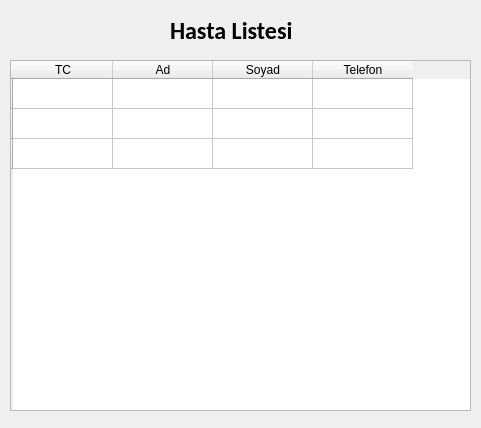
<?xml version="1.0" encoding="UTF-8"?>
<ui version="4.0">
 <class>Form</class>
 <widget class="QWidget" name="Form">
  <property name="geometry">
   <rect>
    <x>0</x>
    <y>0</y>
    <width>481</width>
    <height>428</height>
   </rect>
  </property>
  <property name="windowTitle">
   <string>Hastalar</string>
  </property>
  <widget class="QTableWidget" name="hastaTable">
   <property name="geometry">
    <rect>
     <x>10</x>
     <y>60</y>
     <width>461</width>
     <height>351</height>
    </rect>
   </property>
   <row>
    <property name="text">
     <string/>
    </property>
   </row>
   <row>
    <property name="text">
     <string/>
    </property>
   </row>
   <row>
    <property name="text">
     <string/>
    </property>
   </row>
   <column>
    <property name="text">
     <string>TC</string>
    </property>
   </column>
   <column>
    <property name="text">
     <string>Ad</string>
    </property>
   </column>
   <column>
    <property name="text">
     <string>Soyad</string>
    </property>
   </column>
   <column>
    <property name="text">
     <string>Telefon</string>
    </property>
   </column>
  </widget>
  <widget class="QLabel" name="label">
   <property name="geometry">
    <rect>
     <x>170</x>
     <y>20</y>
     <width>151</width>
     <height>21</height>
    </rect>
   </property>
   <property name="font">
    <font>
     <family>Calibri</family>
     <pointsize>18</pointsize>
     <weight>75</weight>
     <bold>true</bold>
    </font>
   </property>
   <property name="text">
    <string>Hasta Listesi</string>
   </property>
  </widget>
 </widget>
 <resources/>
 <connections/>
</ui>
